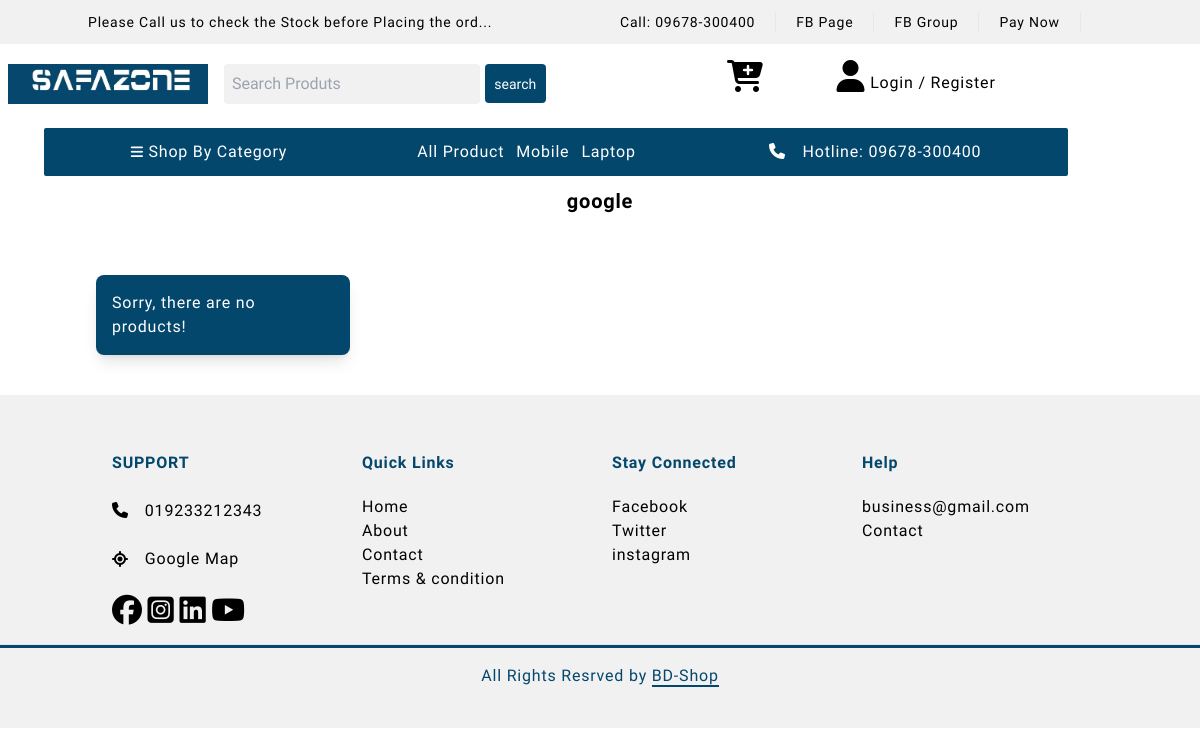
/shop-by-brand/google/, run on an earlier commit of the app's database.
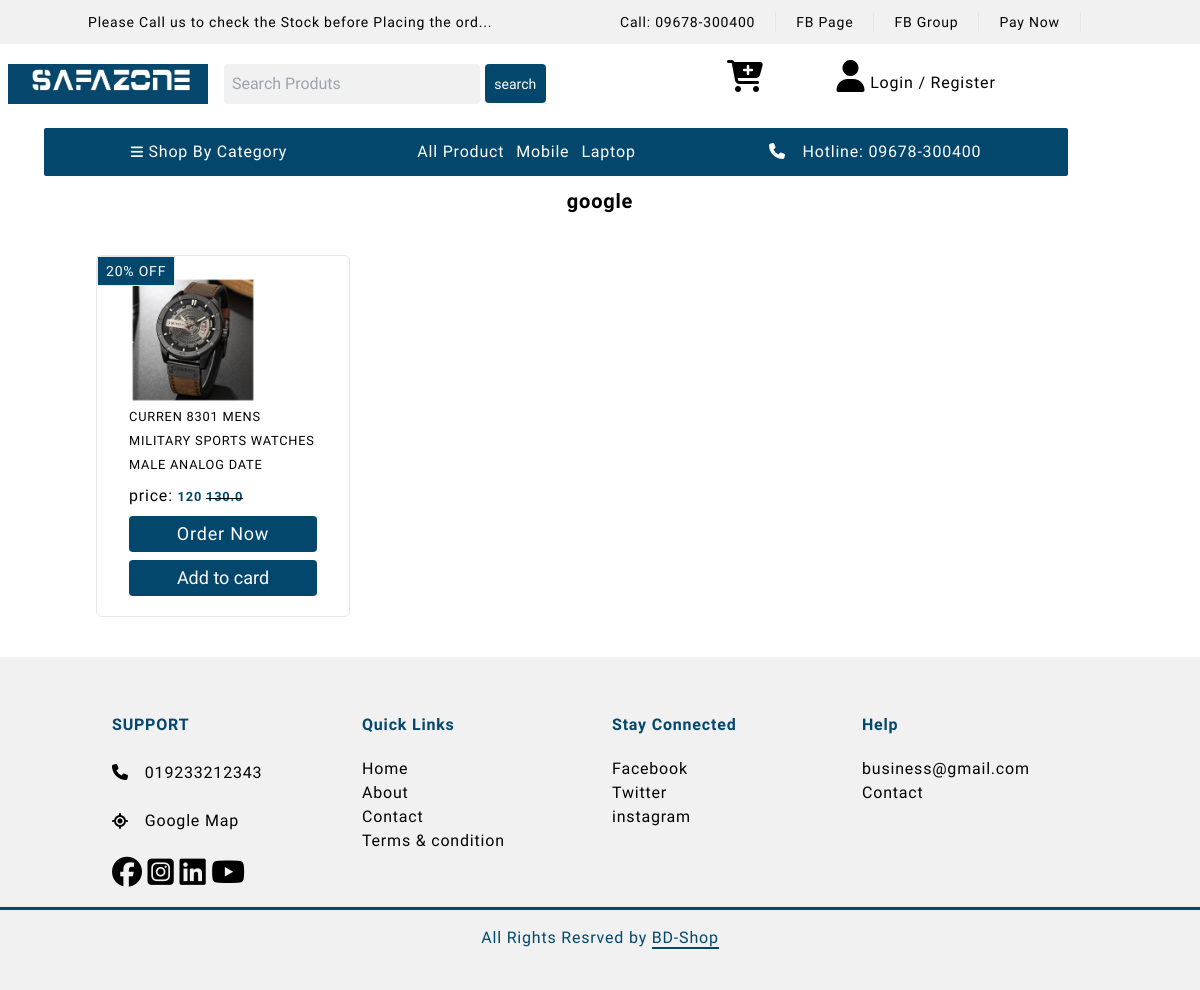
And on a later commit of the database.
### product/models.py (models this page shows, shortened)
class Brand(models.Model):
    name               = models.CharField(max_length=100)
    image_link       = models.ImageField(upload_to = 'brand/')

class Product(models.Model):
    FEATURE_CHOICE = (
        ("new arrival", "new arrival"),
        ("new arrival gadget", "new arrival gadget"),
        ("deal of the day", "deal of the day"),
        ("best deal", "best deal"),
        ("best sellers", "best sellers"),
    )
    name                = models.CharField(max_length=200, unique=True)
    price                 = models.IntegerField()
    discounted_price  = models.FloatField()
    offer_percent    = models.CharField(max_length=20, blank=True,help_text="this can be blank")
    img                   = models.ImageField(upload_to='project_images/')
    category           = models.ForeignKey(Category, on_delete=models.CASCADE)
    subcategory      = models.ForeignKey(Subcategory, on_delete=models.CASCADE)
    featured_category = models.ForeignKey(Featured_category, on_delete=models.CASCADE, blank=True, null=True, help_text="this can be blank")
    in_stock            = models.IntegerField()
    availabe            = models.BooleanField(default=True)
    brand                = models.ForeignKey(Brand, on_delete=models.CASCADE, default='No brand', null=True, blank=True)
    model               = models.CharField(max_length=30, default='No model')
    feature_product= models.CharField(max_length=200, choices=FEATURE_CHOICE, blank=True,help_text="this can be blank")
    created_date     = models.DateField(auto_now_add=True,help_text="this can be blank")
    Product_information = RichTextField()
    Description        = RichTextUploadingField()

### product/views.py (the view)
# urls.py: path('shop-by-brand/<str:name>/', views.shop_by_brand, name="shop_by_brand"),
def shop_by_brand(request, name):
    get_prod_by_brand = Product.objects.filter(brand__name = name)
    context = {
        'name' : name,
        'get_prod_by_brand' : get_prod_by_brand
    }
    return render(request, 'shop_by_brand.html', context)

### category/models.py (called while the page is built)
    def get_absolute_url(self):
        return reverse("product_by_cate", args=[self.id, str(self.slug)])

### product/context_processorse.py (called while the page is built)
def menu_links(request):
    categories = Category.objects.all()  # Retrieve all Category instances
    return {'categories': categories}

### templates/shop_by_brand.html (shortened to what this page needs)
{% extends "base.html" %}
{% load static %}
{% block main %}
<section id="feature_cate">
    <div class="container mt-20">
        <div class="feature_cate_text">
            <h1 class="font-bold text-xl my-10 text-center">
                {{name}}
            </h1>
        </div>
        <div class="container">
            <div class="grid grid-cols-2 ml-2 md:grid-cols-3 lg:grid-cols-4 gap-y-3 ">
                {% if  get_prod_by_brand %}
                {% for g_p_b_b in get_prod_by_brand %}
                <div class="card border m-auto hover:shadow-lg rounded-md transition duration-200 py-5 px-8 relative">
                    <div class="absolute -top-0 left-0 border  py-1 px-2 bg-c_primary"><p class="text-xs lg:text-sm text-white">{{g_p_b_b.offer_percent}} OFF</p></div>
                    <div>
                        <a href="{% url "prod_detail" g_p_b_b.id g_p_b_b.name %}" class="w-[145px] h-[145px] group">
                            <img src="{{g_p_b_b.img.url}}" alt="" style="width:8rem; height:8rem" />
                            <small class="group-hover:text-c_primary">{{g_p_b_b.name}}</small>
                        </a>
                    </div>
                    <div class="price my-2 ">
                        <span>price: <small class="text-c_primary font-bold">{{g_p_b_b.price}} </small></span>
                        <del><small class="text-c_primary font-bold">{{g_p_b_b.discounted_price}}</small></del>
                    </div>
                        <div class=" flex flex-col text-center gap-2">
                            <a href="{% url "order_now"  g_p_b_b.id g_p_b_b.name %}" class="btn_fill text-white">Order Now</a>
                            <button value="prod-id" pid="{{g_p_b_b.id}}" pname="{{g_p_b_b.name}}" id="add_to_cart" class=" add_to_cart btn_fill text-white">Add to card</button>
                        </div>
                </div>
                {% endfor %}
                {% else %}
                <div class="bg-c_primary mt-5 px-4 py-4 rounded-lg shadow-lg mx-auto w-full ">
                    <h4 class="text-white fon-bold">Sorry, there are no products!</h4>
                </div>
                {% endif %}
            </div>
        </div>
    </div>
</section>
{% endblock main %}

### templates/base.html (shortened to what this page needs)
<!DOCTYPE html>
{% load static %}
<html>
<head>
    <link rel="stylesheet" href="{% static "output.css" %}">
    <link href="https://cdn.jsdelivr.net/npm/remixicon@3.5.0/fonts/remixicon.css" rel="stylesheet" />
    <link rel="stylesheet" href="https://cdnjs.cloudflare.com/ajax/libs/font-awesome/6.4.2/css/all.min.css"
 />
    <link
        rel="stylesheet"
        href="https://cdn.jsdelivr.net/npm/swiper@10/swiper-bundle.min.css"
    />
</head>
<body class="font-custom tracking-wider relative ">
    <header class="bg-c_gray py-3 px-2 hidden md:block  md:ml-">
        <div class="container flex justify-between items-center ">
            <p class="md:text-sm">Please Call us to check the Stock before Placing the ord...</p>
            <div class="top_right_header w-1/2">
                <ul class="flex md:text-sm">
                    <li class="border-r md:px-0  lg:px-5">Call: 09678-300400</li>
                    <li class="border-r md:px-3 lg:px-5">
                        <a href="#" class="text_hover">FB Page</a>
                    </li>
                    <li class="border-r px-5">
                        <a href="#" class="text_hover">FB Group</a>
                    </li>
                    <li class="border-r px-5">
                        <a href="#" class="text_hover">Pay Now</a>
                    </li>
                </ul>
            </div>
        </div>
    </header>
    <header class="">
        <div class="container ml-2 flex flex-col md:flex-row md:justify-between md:items-center lg:mt-4">
            <div class="first_t_hea_right flex justify-between items-center ">
                <div class="logo-div">
                    <a href="{% url "home" %}">
                        <img src="{% static "img/logo2.jpg" %}" alt="logo " class="  w-full md:w-62 lg:w-full md:h-10 h-5 md:mr-2 " />
                    </a>
                </div>
                <div class=" ml-4 ">
                    <form action="{% url "search" %}" method="POST">
                        <input type="search" name="search" id="search" placeholder="Search Produts"
                        class="bg-c_gray py-2 px-2 w-46  lg:w-64 rounded" />
                    <button class="bg-c_primary rounded py-[.6rem] text-white px-[.6rem] text-sm">
                        search
                    </button>
                    </form>
                </div>
            </div>
            <div class="second_t_hea_left lg:w-1/3 pb-3 w- md:w-80 mt-4 lg:mt-0 flex justify-around items-center">
                <div class="relative">
                    <a href="{% url "showCart" %}"><i class="fa fa-cart-plus fa-2x text_hover"> </i></a>
                </div>
                <div>
                    {% if request.user.is_authenticated %}
                    <a href="{% url 'userRegiForm' %}" class="text_hover"> <i class="fa fa-user fa-2x"></i> <span>{{ request.user.email }}</span> </a>
                    {% else %}
                    <a href="{% url 'userRegiForm' %}" class="text_hover"> <i class="fa fa-user fa-2x"></i> <span>Login / Register</span> </a>
                    {% endif %}
                </div>
            </div>
        </div>
    </header>
    <menu>
        <div class=" absolute ml-2 top-24 lg:left-9 md:left-0 md:mt-4" >
            <div class="container mt-4 flex bg-c_primary text-white justify-around items-center py-3 space-x-8 w-[100vw] px-[2.5rem] rounded-sm">
                <div class="relative">
                    <a href="#" id="dropdown_links"  data-dropdown-toggle="dropdown"><i class="fa-solid fa-bars sm:text-xl md:text-sm"></i>
                        <span class="hidden md:inline-block">Shop By Category</span>
                    </a>
                </div>
                <ul class="md:flex items-center justify-center gap-3">
                    <li>
                        <a href="{% url "all_product" %}" class="hover:text-c_gray ">All Product</a>
                    </li>
                    <li>
                        <a href="#" class="hidden md:block ">Mobile </a>
                    </li>
                    <li>
                        <a href="#" class="hidden md:block ">Laptop </a>
                    </li>
                </ul>
                <p class="hidden lg:block">
                    <i class="fa-solid fa-phone ml-2 md:mr-3"></i>
                    <span>Hotline: 09678-300400</span>
                </p>
            </div>
        </div>
    </menu>
    {% block main %}
    {% endblock main %}
    <footer class="bg-c_gray pt-10 pb-16 lg:py-10 lg:mt-10">
        <div class="container">
            <div class="grid md:grid-cols-4 grid-cols-2 ml-6 space-y-4">
                <div class="support mt-4">
                    <h1 class="text-c_primary font-semibold mb-6">SUPPORT</h1>
                    <div class="footer_box flex  flex-col gap-y-6 ">
                        <div class="phone  flex items-center gap-4">
                            <div class="phone_icon">
                                <i class="fa-solid fa-phone"></i>
                            </div>
                            <p>019233212343</p>
                        </div>
                        <div class="location">
                            <div class="location_icon hover:text-c_primary transition">
                                <ul>
                                    <li>
                                        <a href="#" class="flex items-center gap-4">
                                            <i class="fa-solid fa-location"></i>
                                            <p>Google Map</p>
                                        </a>
                                    </li>
                                </ul>
                            </div>
                        </div>
                        <div class="links">
                            <a href="#"><i class="fa-brands fa-facebook text-3xl  hover:text-c_primary"></i></a>
                            <a href="#"><i class="fa-brands fa-square-instagram text-3xl hover:text-c_primary"></i></a>
                            <a href="#"><i class="fa-brands fa-linkedin text-3xl  hover:text-c_primary "></i></a>
                            <a href="#"><i class="fa-brands fa-youtube text-3xl  hover:text-c_primary" ></i></a>
                        </div>
                    </div>
                </div>
                <div class="quick  ">
                    <h1 class="text-c_primary font-semibold mb-5">Quick Links</h1>
                    <ul>
                        <li><a class="hover:text-c_primary transition" href="#">Home</a></li>
                        <li><a class="hover:text-c_primary transition" href="{% url "about" %}">About</a></li>
                        <li><a class="hover:text-c_primary transition" href="{% url "contact" %}">Contact</a></li>
                        <li><a class="hover:text-c_primary transition" href="{% url "terms_condition" %}">Terms & condition</a></li>
                    </ul>
                </div>
                <div class="stay  ">
                    <h1 class="text-c_primary font-semibold mb-5">Stay Connected</h1>
                    <ul>
                        <li><a class="hover:text-c_primary transition" href="#">Facebook</a></li>
                        <li><a class="hover:text-c_primary transition" href="#">Twitter</a></li>
                        <li><a class="hover:text-c_primary transition" href="#">instagram</a></li>
                    </ul>
                </div>
                <div class="quick  ">
                    <h1 class="text-c_primary font-semibold mb-5">Help</h1>
                    <ul>
                        <li><a class="hover:text-c_primary transition" href="#">business@gmail.com</a></li>
                        <li><a class="hover:text-c_primary transition" href="{% url "contact" %}">Contact</a></li>
                    </ul>
                </div>
            </div>
        </div>
        <hr class="h-1 bg-c_primary my-4">
        <div>
            <h1 class="text-center text-c_primary">All Rights Resrved by <a href="#" class="border-b-2 border-c_primary">BD-Shop</a></h1>
        </div>
    </footer>
</body>
</html>

What changed in the data, as far as the page shows it:
added Brand: name "google"
now on this page (row edited): Product: offer_percent "20%", img (picture), name "CURREN 8301 MENS MILITARY SPORTS WATCHES MALE ANALOG DATE", price "120", discounted_price "130.0"
Also different on the page:
{{ name }}: "google" → (not shown)
text no longer shown: "Sorry, there are no products!"
